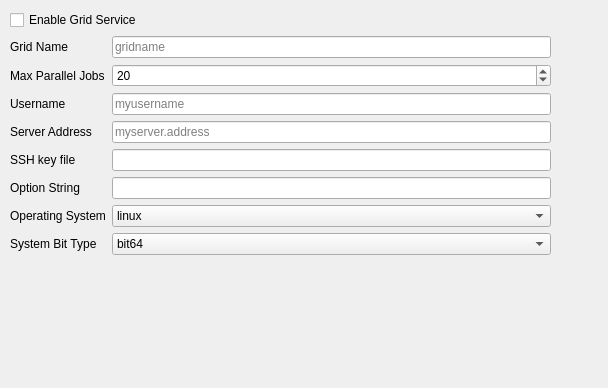
<?xml version="1.0" encoding="UTF-8"?>
<ui version="4.0">
 <class>NonEC2</class>
 <widget class="QWidget" name="NonEC2">
  <property name="geometry">
   <rect>
    <x>0</x>
    <y>0</y>
    <width>608</width>
    <height>388</height>
   </rect>
  </property>
  <property name="windowTitle">
   <string>Form</string>
  </property>
  <property name="toolTip">
   <string>This is an optional string used in the job submission system.</string>
  </property>
  <widget class="QWidget" name="layoutWidget">
   <property name="geometry">
    <rect>
     <x>10</x>
     <y>10</y>
     <width>541</width>
     <height>341</height>
    </rect>
   </property>
   <layout class="QGridLayout" name="gridLayout">
    <item row="0" column="0" colspan="3">
     <widget class="QCheckBox" name="enabled">
      <property name="enabled">
       <bool>true</bool>
      </property>
      <property name="text">
       <string>Enable Grid Service</string>
      </property>
      <property name="checkable">
       <bool>true</bool>
      </property>
      <property name="checked">
       <bool>false</bool>
      </property>
     </widget>
    </item>
    <item row="1" column="0">
     <widget class="QLabel" name="nameLabel">
      <property name="text">
       <string>Grid Name</string>
      </property>
     </widget>
    </item>
    <item row="1" column="2">
     <widget class="QLineEdit" name="name">
      <property name="text">
       <string/>
      </property>
      <property name="readOnly">
       <bool>false</bool>
      </property>
      <property name="placeholderText">
       <string>gridname</string>
      </property>
     </widget>
    </item>
    <item row="2" column="0" colspan="2">
     <widget class="QLabel" name="max_parallel_jobsLabel">
      <property name="text">
       <string>Max Parallel Jobs</string>
      </property>
     </widget>
    </item>
    <item row="2" column="2">
     <widget class="QSpinBox" name="max_parallel_jobs">
      <property name="maximumSize">
       <size>
        <width>500</width>
        <height>16777215</height>
       </size>
      </property>
      <property name="minimum">
       <number>3</number>
      </property>
      <property name="maximum">
       <number>999</number>
      </property>
      <property name="value">
       <number>20</number>
      </property>
     </widget>
    </item>
    <item row="3" column="0">
     <widget class="QLabel" name="userLabel">
      <property name="text">
       <string>Username</string>
      </property>
     </widget>
    </item>
    <item row="3" column="2">
     <widget class="QLineEdit" name="user">
      <property name="text">
       <string/>
      </property>
      <property name="readOnly">
       <bool>false</bool>
      </property>
      <property name="placeholderText">
       <string>myusername</string>
      </property>
     </widget>
    </item>
    <item row="4" column="0" colspan="2">
     <widget class="QLabel" name="serverLabel">
      <property name="text">
       <string>Server Address</string>
      </property>
     </widget>
    </item>
    <item row="4" column="2">
     <widget class="QLineEdit" name="server">
      <property name="text">
       <string/>
      </property>
      <property name="readOnly">
       <bool>false</bool>
      </property>
      <property name="placeholderText">
       <string>myserver.address</string>
      </property>
     </widget>
    </item>
    <item row="5" column="0" colspan="2">
     <widget class="QLabel" name="sshKeyLabel">
      <property name="text">
       <string>SSH key file</string>
      </property>
     </widget>
    </item>
    <item row="5" column="2">
     <widget class="QLineEdit" name="sshKey">
      <property name="text">
       <string/>
      </property>
      <property name="readOnly">
       <bool>false</bool>
      </property>
     </widget>
    </item>
    <item row="6" column="0" colspan="2">
     <widget class="QLabel" name="working_dirLabel">
      <property name="text">
       <string>Option String</string>
      </property>
     </widget>
    </item>
    <item row="6" column="2">
     <widget class="QLineEdit" name="optional_string">
      <property name="text">
       <string/>
      </property>
      <property name="readOnly">
       <bool>false</bool>
      </property>
     </widget>
    </item>
    <item row="7" column="0" colspan="2">
     <widget class="QLabel" name="osLabel">
      <property name="text">
       <string>Operating System</string>
      </property>
     </widget>
    </item>
    <item row="7" column="2">
     <widget class="QComboBox" name="os">
      <item>
       <property name="text">
        <string>linux</string>
       </property>
      </item>
      <item>
       <property name="text">
        <string>mac</string>
       </property>
      </item>
     </widget>
    </item>
    <item row="8" column="0" colspan="2">
     <widget class="QLabel" name="bitLabel">
      <property name="text">
       <string>System Bit Type</string>
      </property>
     </widget>
    </item>
    <item row="8" column="2">
     <widget class="QComboBox" name="bit">
      <item>
       <property name="text">
        <string>bit64</string>
       </property>
      </item>
      <item>
       <property name="text">
        <string>bit32</string>
       </property>
      </item>
     </widget>
    </item>
    <item row="9" column="1" colspan="2">
     <widget class="QLabel" name="inputLabel">
      <property name="font">
       <font>
        <pointsize>20</pointsize>
       </font>
      </property>
      <property name="text">
       <string/>
      </property>
     </widget>
    </item>
   </layout>
  </widget>
 </widget>
 <resources/>
 <connections/>
</ui>
